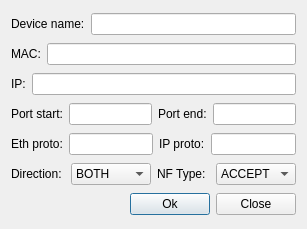
<?xml version="1.0" encoding="UTF-8"?>
<ui version="4.0">
 <class>QManagerDialogAddRule</class>
 <widget class="QDialog" name="QManagerDialogAddRule">
  <property name="geometry">
   <rect>
    <x>0</x>
    <y>0</y>
    <width>307</width>
    <height>229</height>
   </rect>
  </property>
  <property name="sizePolicy">
   <sizepolicy hsizetype="Expanding" vsizetype="Expanding">
    <horstretch>0</horstretch>
    <verstretch>0</verstretch>
   </sizepolicy>
  </property>
  <property name="windowTitle">
   <string>Add rule</string>
  </property>
  <layout class="QGridLayout" name="gridLayout">
   <item row="0" column="0" colspan="2">
    <layout class="QHBoxLayout" name="hlayout_1">
     <item>
      <widget class="QLabel" name="devnameLabel">
       <property name="text">
        <string>Device name:</string>
       </property>
       <property name="buddy">
        <cstring>macLineEdit</cstring>
       </property>
      </widget>
     </item>
     <item>
      <widget class="QLineEdit" name="devnameLineEdit"/>
     </item>
    </layout>
   </item>
   <item row="1" column="0" colspan="2">
    <layout class="QHBoxLayout" name="hlayout_2">
     <item>
      <widget class="QLabel" name="macLabel">
       <property name="text">
        <string>MAC:</string>
       </property>
       <property name="buddy">
        <cstring>macLineEdit</cstring>
       </property>
      </widget>
     </item>
     <item>
      <widget class="QLineEdit" name="macLineEdit"/>
     </item>
    </layout>
   </item>
   <item row="2" column="0" colspan="2">
    <layout class="QHBoxLayout" name="hlayout_3">
     <item>
      <widget class="QLabel" name="ipLabel">
       <property name="text">
        <string>IP:</string>
       </property>
       <property name="buddy">
        <cstring>macLineEdit</cstring>
       </property>
      </widget>
     </item>
     <item>
      <widget class="QLineEdit" name="ipLineEdit"/>
     </item>
    </layout>
   </item>
   <item row="3" column="0" colspan="2">
    <layout class="QHBoxLayout" name="hlayout_4">
     <item>
      <widget class="QLabel" name="portStartLabel">
       <property name="text">
        <string>Port start:</string>
       </property>
       <property name="buddy">
        <cstring>macLineEdit</cstring>
       </property>
      </widget>
     </item>
     <item>
      <widget class="QLineEdit" name="portStartLineEdit"/>
     </item>
     <item>
      <widget class="QLabel" name="portEndLabel">
       <property name="text">
        <string>Port end:</string>
       </property>
      </widget>
     </item>
     <item>
      <widget class="QLineEdit" name="portEndLineEdit"/>
     </item>
    </layout>
   </item>
   <item row="4" column="0" colspan="2">
    <layout class="QHBoxLayout" name="hlayout_5">
     <item>
      <widget class="QLabel" name="ethProtoLabel">
       <property name="text">
        <string>Eth proto:</string>
       </property>
       <property name="buddy">
        <cstring>macLineEdit</cstring>
       </property>
      </widget>
     </item>
     <item>
      <widget class="QLineEdit" name="ethProtoLineEdit"/>
     </item>
     <item>
      <widget class="QLabel" name="ipProtoLabel">
       <property name="text">
        <string>IP proto:</string>
       </property>
      </widget>
     </item>
     <item>
      <widget class="QLineEdit" name="ipProtoLineEdit"/>
     </item>
    </layout>
   </item>
   <item row="5" column="0" colspan="2">
    <layout class="QHBoxLayout" name="hlayout_6">
     <item>
      <widget class="QLabel" name="directionLabel">
       <property name="text">
        <string>Direction:</string>
       </property>
       <property name="buddy">
        <cstring>macLineEdit</cstring>
       </property>
      </widget>
     </item>
     <item>
      <widget class="QComboBox" name="directionCombobox">
       <item>
        <property name="text">
         <string>BOTH</string>
        </property>
       </item>
       <item>
        <property name="text">
         <string>INPUT</string>
        </property>
       </item>
       <item>
        <property name="text">
         <string>OUTPUT</string>
        </property>
       </item>
      </widget>
     </item>
     <item>
      <widget class="QLabel" name="nfTypeLabel">
       <property name="text">
        <string>NF Type:</string>
       </property>
      </widget>
     </item>
     <item>
      <widget class="QComboBox" name="nfTypeCombobox">
       <item>
        <property name="text">
         <string>ACCEPT</string>
        </property>
       </item>
       <item>
        <property name="text">
         <string>DROP</string>
        </property>
       </item>
       <item>
        <property name="text">
         <string>QUEUE</string>
        </property>
       </item>
       <item>
        <property name="text">
         <string>REPEAT</string>
        </property>
       </item>
       <item>
        <property name="text">
         <string>STOLEN</string>
        </property>
       </item>
       <item>
        <property name="text">
         <string>STOP</string>
        </property>
       </item>
      </widget>
     </item>
    </layout>
   </item>
   <item row="6" column="1">
    <layout class="QHBoxLayout" name="hlayout_buttons">
     <item>
      <widget class="QPushButton" name="okPushButton">
       <property name="text">
        <string>Ok</string>
       </property>
      </widget>
     </item>
     <item>
      <widget class="QPushButton" name="closePushButton">
       <property name="text">
        <string>Close</string>
       </property>
      </widget>
     </item>
    </layout>
   </item>
   <item row="6" column="0">
    <spacer name="buttons_spacer">
     <property name="orientation">
      <enum>Qt::Horizontal</enum>
     </property>
     <property name="sizeHint" stdset="0">
      <size>
       <width>300</width>
       <height>20</height>
      </size>
     </property>
    </spacer>
   </item>
  </layout>
 </widget>
 <layoutdefault spacing="6" margin="11"/>
 <resources/>
 <connections>
  <connection>
   <sender>closePushButton</sender>
   <signal>clicked()</signal>
   <receiver>QManagerDialogAddRule</receiver>
   <slot>hide()</slot>
   <hints>
    <hint type="sourcelabel">
     <x>256</x>
     <y>207</y>
    </hint>
    <hint type="destinationlabel">
     <x>153</x>
     <y>114</y>
    </hint>
   </hints>
  </connection>
  <connection>
   <sender>okPushButton</sender>
   <signal>clicked()</signal>
   <receiver>QManagerDialogAddRule</receiver>
   <slot>hide()</slot>
  </connection>
 </connections>
</ui>
